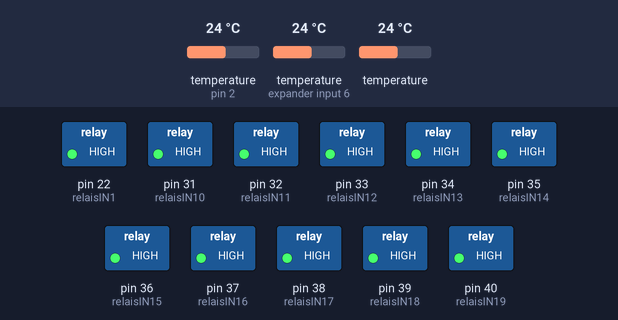
This sketch was run on a simulated Arduino Mega 2560, built with avr-gcc and run on an emulated ATmega2560. Parts: switched loads named in the sketch (green lamp = pin HIGH). Inputs (shaded band) come from the test bench; at power-on: temperature (sensors on pin 2, expander input 6) 24 °C, temperature 24 °C. Pins used as bus, display or sensor lines are not drawn.

Above: at 3.3 s.
3.4 s: temperature (sensor on pin 2) set to 25.5 °C
At 4.8 s:
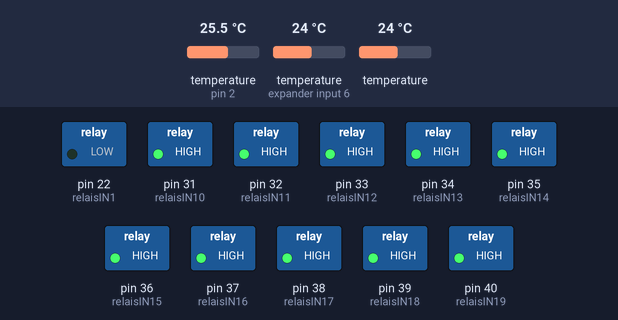
5.9 s: temperature (sensor 202) set to 34.2 °C
8.4 s: temperature (sensor 202) set to 35.8 °C
At 10.1 s:
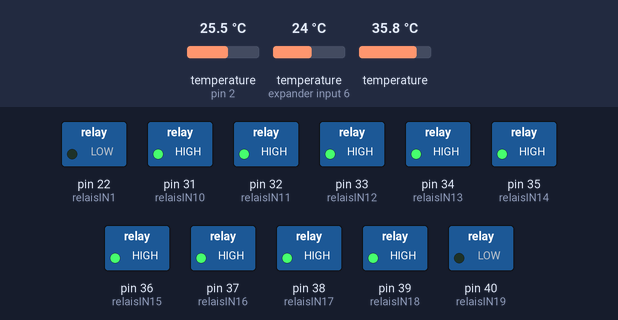
11.2 s: temperature (sensor on pin 2) set to 12 °C
At 12.2 s:
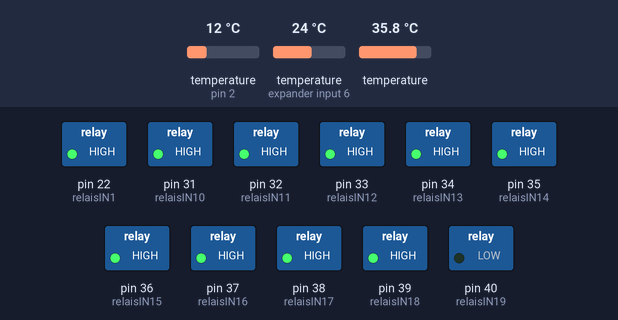
13.7 s: temperature (sensor on pin 2) set to 28 °C
At 16.3 s:
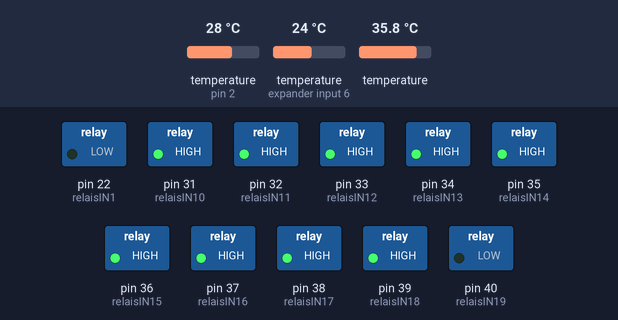
16.6 s: temperature (sensor on pin 2) set to 19 °C
At 17.5 s:
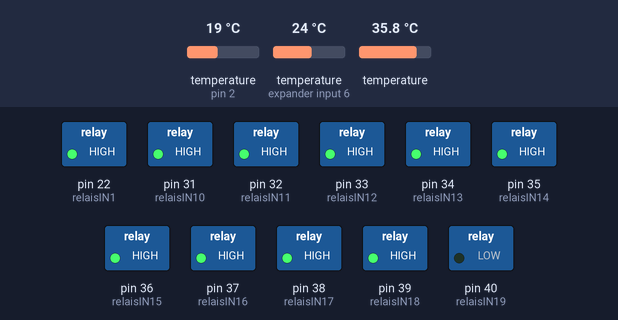
Timing chart, 0 to 19.6 s (numbered marks = the images above; inputs shaded):
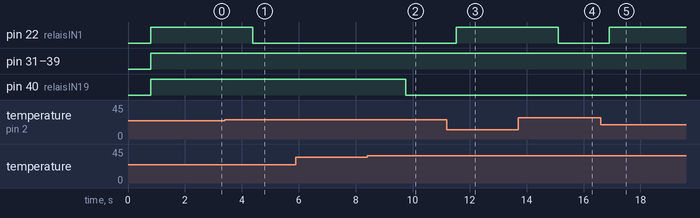

Measured:
- the behaviour switches between 24.9 and 25 °C on temperature (sensor on pin 2) (found by bisection; images 0 and 1)
- the behaviour switches between 34.9 and 35 °C on temperature (sensor 202) (found by bisection; images 1 and 2)
- after the input at 3.4 s, pin 22 (relaisIN1): HIGH → LOW after 0.98 s
- after the input at 8.4 s, pin 40 (relaisIN19): HIGH → LOW after 1.3 s
- after the input at 11.2 s, pin 22 (relaisIN1): LOW → HIGH after 0.34 s
- after the input at 13.7 s, pin 22 (relaisIN1): HIGH → LOW after 1.4 s
- after the input at 16.6 s, pin 22 (relaisIN1): LOW → HIGH after 0.30 s

The sketch:

Wurzeltemperatur_Regulation.ino
```cpp
#include <OneWire.h>
#include <DallasTemperature.h>
const int oneWireBus = 2;
OneWire oneWire(oneWireBus);
DallasTemperature sensors(&oneWire);
float tempSensor1, tempSensor2, tempSensor3;

void setup() {
  const int relaisIN1 = 22;
  const int relaisIN2 = 23;
  const int relaisIN3 = 24;
  const int relaisIN4 = 25;
  const int relaisIN5 = 26;
  const int relaisIN6 = 27;
  const int relaisIN7 = 28;
  const int relaisIN8 = 29;
  const int relaisIN9 = 30;
  const int relaisIN10 = 31;
  const int relaisIN11 = 32;
  const int relaisIN12 = 33;
  const int relaisIN13 = 34;
  const int relaisIN14 = 35;
  const int relaisIN15 = 36;
  const int relaisIN16 = 37;
  const int relaisIN17 = 38;
  const int relaisIN18 = 39;
  const int relaisIN19 = 40;
  const int relaisIN20 = 41;
  const int relaisIN21 = 42;
  const int relaisIN22 = 43;
  const int relaisIN23 = 44;
  const int relaisIN24 = 45;
  const int relaisIN25 = 46;
  const int relaisIN26 = 47;
  const int relaisIN27 = 48;
  pinMode(relaisIN1, OUTPUT);
  pinMode(relaisIN2, OUTPUT);
  pinMode(relaisIN3, OUTPUT);
  pinMode(relaisIN4, OUTPUT);
  pinMode(relaisIN5, OUTPUT);
  pinMode(relaisIN6, OUTPUT);
  pinMode(relaisIN7, OUTPUT);
  pinMode(relaisIN8, OUTPUT);
  pinMode(relaisIN9, OUTPUT);
  pinMode(relaisIN10, OUTPUT);
  pinMode(relaisIN11, OUTPUT);
  pinMode(relaisIN12, OUTPUT);
  pinMode(relaisIN13, OUTPUT);
  pinMode(relaisIN14, OUTPUT);
  pinMode(relaisIN15, OUTPUT);
  pinMode(relaisIN16, OUTPUT);
  pinMode(relaisIN17, OUTPUT);
  pinMode(relaisIN18, OUTPUT);
  pinMode(relaisIN19, OUTPUT);
  pinMode(relaisIN20, OUTPUT);
  pinMode(relaisIN21, OUTPUT);
  pinMode(relaisIN22, OUTPUT);
  pinMode(relaisIN23, OUTPUT);
  pinMode(relaisIN24, OUTPUT);
  pinMode(relaisIN25, OUTPUT);
  pinMode(relaisIN26, OUTPUT);
  pinMode(relaisIN27, OUTPUT);
  digitalWrite(relaisIN1, LOW);
  digitalWrite(relaisIN2, LOW);
  digitalWrite(relaisIN3, LOW);
  digitalWrite(relaisIN4, LOW);
  digitalWrite(relaisIN5, LOW);
  digitalWrite(relaisIN6, LOW);
  digitalWrite(relaisIN7, LOW);
  digitalWrite(relaisIN8, LOW);
  digitalWrite(relaisIN9, LOW);
  digitalWrite(relaisIN10, LOW);
  digitalWrite(relaisIN11, LOW);
  digitalWrite(relaisIN12, LOW);
  digitalWrite(relaisIN13, LOW);
  digitalWrite(relaisIN14, LOW);
  digitalWrite(relaisIN15, LOW);
  digitalWrite(relaisIN16, LOW);
  digitalWrite(relaisIN17, LOW);
  digitalWrite(relaisIN18, LOW);
  digitalWrite(relaisIN19, LOW);
  digitalWrite(relaisIN20, LOW);
  digitalWrite(relaisIN21, LOW);
  digitalWrite(relaisIN22, LOW);
  digitalWrite(relaisIN23, LOW);
  digitalWrite(relaisIN24, LOW);
  digitalWrite(relaisIN25, LOW);
  digitalWrite(relaisIN26, LOW);
  digitalWrite(relaisIN27, LOW);
  sensors.begin();

}

void loop() {
  const int relaisIN1 = 22;
  const int relaisIN2 = 23;
  const int relaisIN3 = 24;
  const int relaisIN4 = 25;
  const int relaisIN5 = 26;
  const int relaisIN6 = 27;
  const int relaisIN7 = 28;
  const int relaisIN8 = 29;
  const int relaisIN9 = 30;
  const int relaisIN10 = 31;
  const int relaisIN11 = 32;
  const int relaisIN12 = 33;
  const int relaisIN13 = 34;
  const int relaisIN14 = 35;
  const int relaisIN15 = 36;
  const int relaisIN16 = 37;
  const int relaisIN17 = 38;
  const int relaisIN18 = 39;
  const int relaisIN19 = 40;
  const int relaisIN20 = 41;
  const int relaisIN21 = 42;
  const int relaisIN22 = 43;
  const int relaisIN23 = 44;
  const int relaisIN24 = 45;
  const int relaisIN25 = 46;
  const int relaisIN26 = 47;
  const int relaisIN27 = 48;
  pinMode(relaisIN1, OUTPUT);
  pinMode(relaisIN2, OUTPUT);
  pinMode(relaisIN3, OUTPUT);
  pinMode(relaisIN4, OUTPUT);
  pinMode(relaisIN5, OUTPUT);
  pinMode(relaisIN6, OUTPUT);
  pinMode(relaisIN7, OUTPUT);
  pinMode(relaisIN8, OUTPUT);
  pinMode(relaisIN9, OUTPUT);
  pinMode(relaisIN10, OUTPUT);
  pinMode(relaisIN11, OUTPUT);
  pinMode(relaisIN12, OUTPUT);
  pinMode(relaisIN13, OUTPUT);
  pinMode(relaisIN14, OUTPUT);
  pinMode(relaisIN15, OUTPUT);
  pinMode(relaisIN16, OUTPUT);
  pinMode(relaisIN17, OUTPUT);
  pinMode(relaisIN18, OUTPUT);
  pinMode(relaisIN19, OUTPUT);
  pinMode(relaisIN20, OUTPUT);
  pinMode(relaisIN21, OUTPUT);
  pinMode(relaisIN22, OUTPUT);
  pinMode(relaisIN23, OUTPUT);
  pinMode(relaisIN24, OUTPUT);
  pinMode(relaisIN25, OUTPUT);
  pinMode(relaisIN26, OUTPUT);
  pinMode(relaisIN27, OUTPUT);
  sensors.requestTemperatures();
  tempSensor1 = sensors.getTempCByIndex(0);
  tempSensor2 = sensors.getTempCByIndex(1);
  tempSensor3 = sensors.getTempCByIndex(2);
  int temp1 = 25;
  int temp2 = 30;
  int temp3 = 35;
  int tempC1 = tempSensor1;
  int tempC2 = tempSensor2;
  int tempC3 = tempSensor3;

  if (tempC1 <= temp1)
    digitalWrite(relaisIN1, HIGH);
    digitalWrite(relaisIN2, HIGH);
    digitalWrite(relaisIN3, HIGH);
    digitalWrite(relaisIN4, HIGH);
    digitalWrite(relaisIN5, HIGH);
    digitalWrite(relaisIN6, HIGH);
    digitalWrite(relaisIN7, HIGH);
    digitalWrite(relaisIN8, HIGH);
    digitalWrite(relaisIN9, HIGH);
  if (tempC1 >= temp1)
    digitalWrite(relaisIN1, LOW);
    digitalWrite(relaisIN2, LOW);
    digitalWrite(relaisIN3, LOW);
    digitalWrite(relaisIN4, LOW);
    digitalWrite(relaisIN5, LOW);
    digitalWrite(relaisIN6, LOW);
    digitalWrite(relaisIN7, LOW);
    digitalWrite(relaisIN8, LOW);
    digitalWrite(relaisIN9, LOW);
  if (tempC2 <= temp2)
    digitalWrite(relaisIN10, HIGH);
    digitalWrite(relaisIN11, HIGH);
    digitalWrite(relaisIN12, HIGH);
    digitalWrite(relaisIN13, HIGH);
    digitalWrite(relaisIN14, HIGH);
    digitalWrite(relaisIN15, HIGH);
    digitalWrite(relaisIN16, HIGH);
    digitalWrite(relaisIN17, HIGH);
    digitalWrite(relaisIN18, HIGH);
  if (tempC2 >= temp2)
    digitalWrite(relaisIN10, HIGH);
    digitalWrite(relaisIN11, HIGH);
    digitalWrite(relaisIN12, HIGH);
    digitalWrite(relaisIN13, HIGH);
    digitalWrite(relaisIN14, HIGH);
    digitalWrite(relaisIN15, HIGH);
    digitalWrite(relaisIN16, HIGH);
    digitalWrite(relaisIN17, HIGH);
    digitalWrite(relaisIN18, HIGH);
  if (tempC3 <= temp3)
    digitalWrite(relaisIN19, HIGH);
    digitalWrite(relaisIN20, HIGH);
    digitalWrite(relaisIN21, HIGH);
    digitalWrite(relaisIN22, HIGH);
    digitalWrite(relaisIN23, HIGH);
    digitalWrite(relaisIN24, HIGH);
    digitalWrite(relaisIN25, HIGH);
    digitalWrite(relaisIN26, HIGH);
    digitalWrite(relaisIN27, HIGH);
  if (tempC3 >= temp3)
    digitalWrite(relaisIN19, LOW);
    digitalWrite(relaisIN20, LOW);
    digitalWrite(relaisIN21, LOW);
    digitalWrite(relaisIN22, LOW);
    digitalWrite(relaisIN23, LOW);
    digitalWrite(relaisIN24, LOW);
    digitalWrite(relaisIN25, LOW);
    digitalWrite(relaisIN26, LOW);
    digitalWrite(relaisIN27, LOW);
  delay(1000);
}
```
